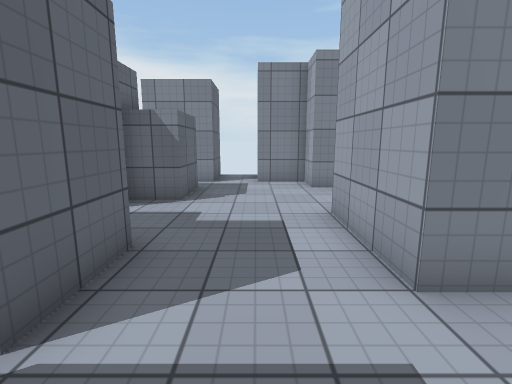
[1] (above)

12 first-person views from a walk through a 3-D level made in the Unity game engine. The camera is 1.4 m above the floor, tilts 10° down and sees 85° across. The floor is counted in squares, 1 m on a side. Each view is taken from the middle of a square. On the plan, view 1 faces up. The plan holds only what a view shows up to about 14 squares ahead; the rest is blank. The place goes on beyond the plan. The player character is not drawn. Surface patterns are stand-ins for the level's own textures.

[2]
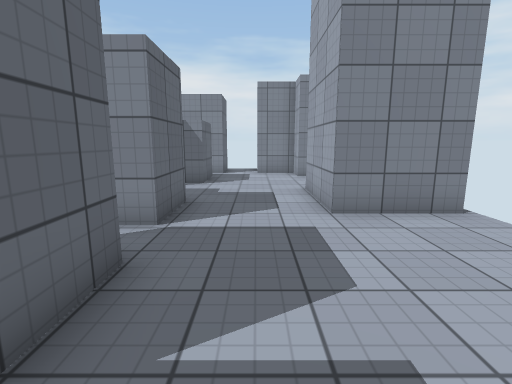

[3]
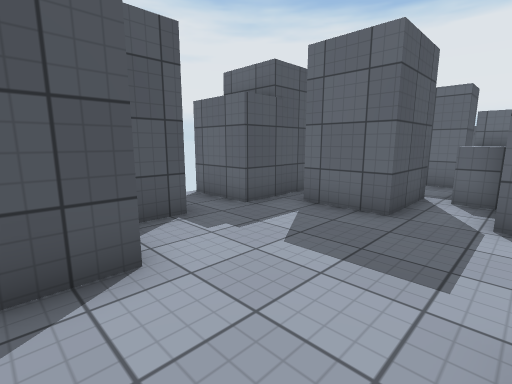

[4]
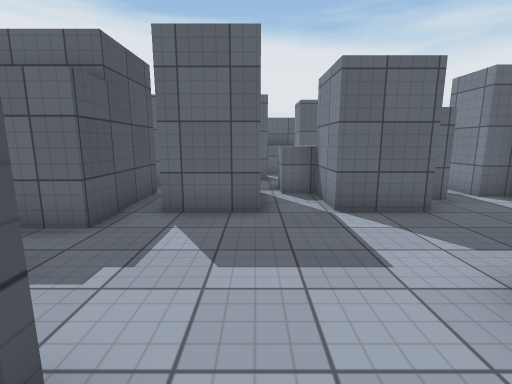

[5]
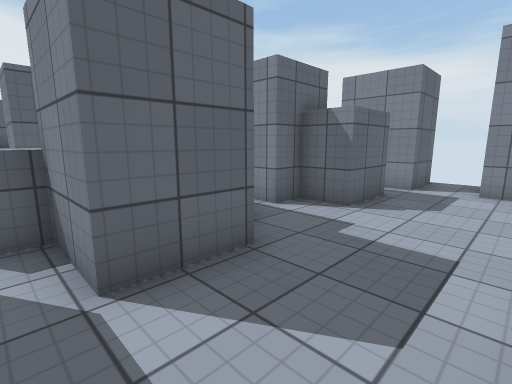

[6]
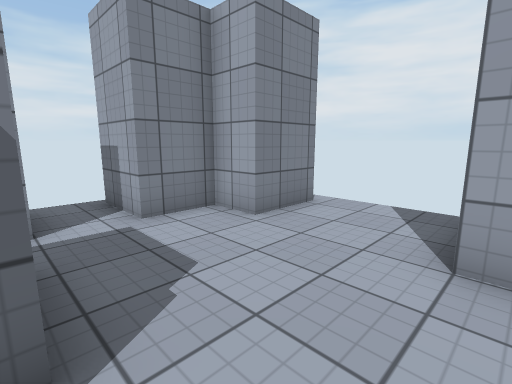

[7]
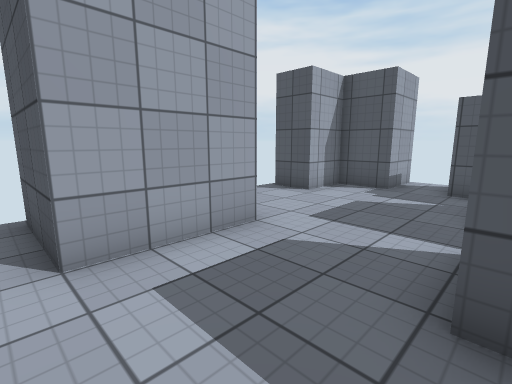

[8]
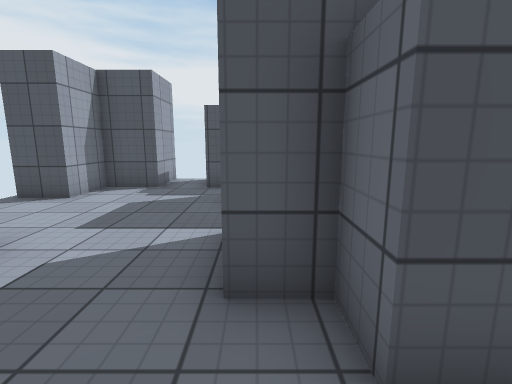

[9]
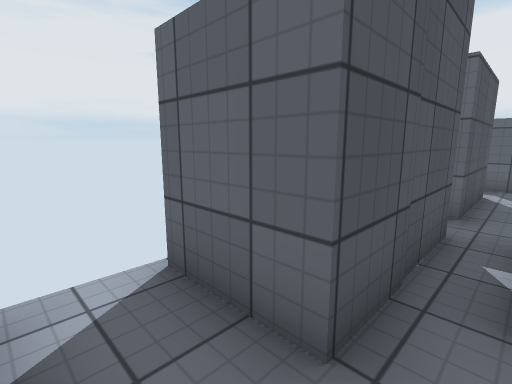

[10]
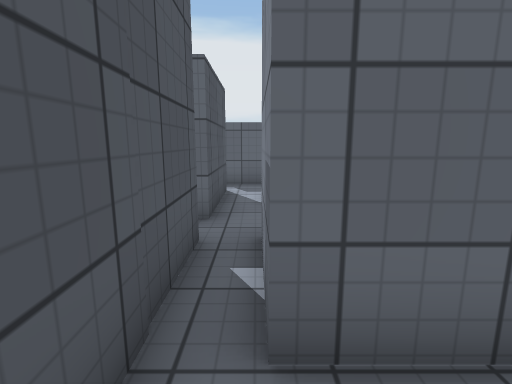

[11]
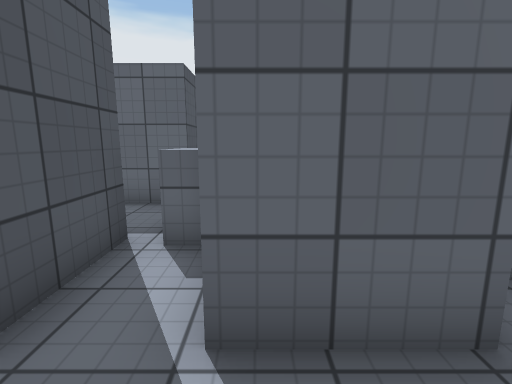

[12]
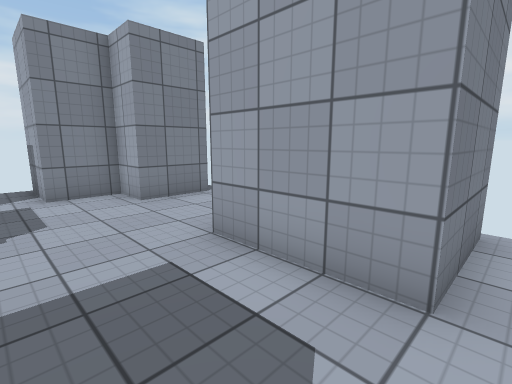

### Floor plan
Key: @ floor where view 1 was taken; # wall or solid block; . floor; ^ raised ledge; T thing the floor can be seen under or through.
Columns run from 6 left of view 1 to 4 right of it. Each row starts with its distance up from view 1.
 12     #.#
 11     #.#
 10     #.###
  9     #...###
  8     #......
  7    ##......
  6    #.......
  5    #....###
  4    ##...###
  3    ##...###
  2  ^^##......
  1  ^^........
  0 #.###.@....
 -1 #   #....##
 -2 #.TTT....#
 -3 ######.###
 -4      #.#
 -5      # #

Where each view was taken, in squares from view 1:
view 1: 0 up, 0 right, facing up
view 2: 3 down, 0 right, facing up
view 3: 2 up, 4 right, facing down-left
view 4: 0 up, 4 right, facing left
view 5: 1 up, 1 right, facing up-left
view 6: 5 up, 2 left, facing up-right
view 7: 6 up, 2 left, facing down-right
view 8: 6 up, 2 left, facing down
view 9: 2 down, 1 right, facing down-left
view 10: 2 down, 0 right, facing left
view 11: 2 up, 0 right, facing left
view 12: 2 up, 1 left, facing up-right
